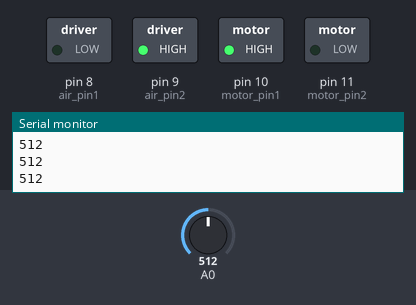
Simulated run of this sketch. Board: Arduino Uno, built with avr-gcc and run on an emulated ATmega328P. Shown: switched loads named in the sketch (green lamp = pin HIGH), the last lines printed to the serial monitor. The inputs (shaded band) are chosen by the test bench; at power-on: A0 = 512.

Above: at 2.0 s.
2.1 s: A0 set to 109
3.6 s: A0 set to 91
At 4.8 s:
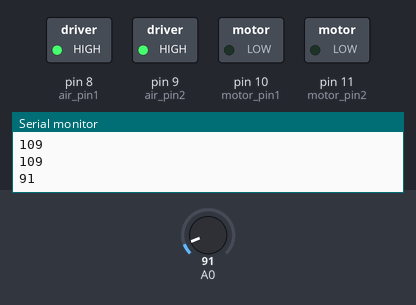
5.1 s: A0 set to 591
8.1 s: A0 set to 611
At 9.3 s:
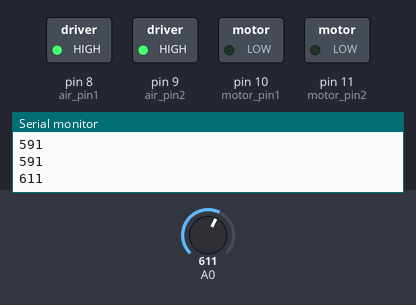
9.6 s: A0 set to 90
At 16.35 s:
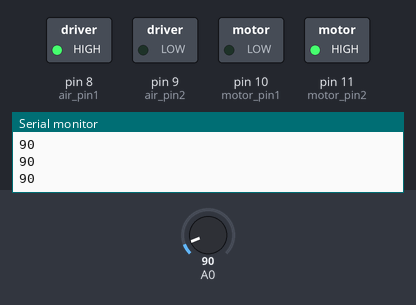
Timing chart, 0 to 16.6 s (numbered marks = the images above; inputs shaded):
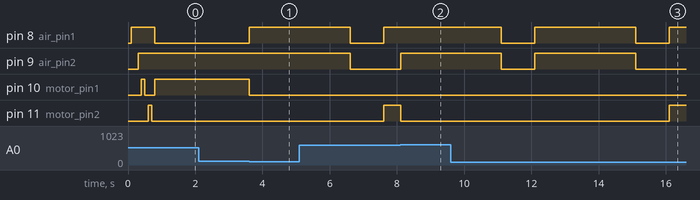

The sketch:

test_Zl.ino
```cpp
#define air_pin1 8
#define air_pin2 9
#define motor_pin1 10
#define motor_pin2 11
// the setup function runs once when you press reset or power the board
int AIR = 0;
void setup() {
  // initialize digital pin 13 as an output.
  pinMode(air_pin1, OUTPUT);
  pinMode(air_pin2, OUTPUT);
  pinMode(motor_pin1, OUTPUT);
  pinMode(motor_pin2, OUTPUT);
  Serial.begin(9600);
  digitalWrite(air_pin1, LOW);
  delay(100);
  digitalWrite(air_pin1, HIGH);
  delay(100);
  digitalWrite(air_pin2, LOW);
  delay(100);
  digitalWrite(air_pin2, HIGH);
  delay(100);
  digitalWrite(motor_pin1, HIGH);
  delay(100);
  digitalWrite(motor_pin1, LOW);
  delay(100);
  digitalWrite(motor_pin2, HIGH);
  delay(100);
  digitalWrite(motor_pin2, LOW);
  delay(100);
  AIR = analogRead(A0);
  Serial.println(AIR);
  AIR = analogRead(A0);
  Serial.println(AIR);
  AIR = analogRead(A0);
  Serial.println(AIR);
}

// the loop function runs over and over again forever
void loop() {
  digitalWrite(motor_pin1, HIGH);
  digitalWrite(air_pin1, LOW);
  digitalWrite(air_pin2, HIGH);
  AIR = analogRead(A0);

  while (AIR > 100) {//負壓50
    AIR = analogRead(A0);
    Serial.println(AIR);
  }

  //delay(5000);
  digitalWrite(motor_pin1, LOW);
  digitalWrite(air_pin1, HIGH);
  digitalWrite(air_pin2, HIGH);
  delay(3000);
  digitalWrite(air_pin1, LOW);
  digitalWrite(air_pin2, LOW);
  delay(1000);
  digitalWrite(motor_pin2, HIGH);
  digitalWrite(air_pin2, LOW);
  digitalWrite(air_pin1, HIGH);
  AIR = analogRead(A0);
  while (AIR < 600) {//正壓600
    AIR = analogRead(A0);
    Serial.println(AIR);
  }
  digitalWrite(motor_pin2, LOW);
  digitalWrite(air_pin1, HIGH);
  digitalWrite(air_pin2, HIGH);
  delay(3000);
  digitalWrite(air_pin1, LOW);
  digitalWrite(air_pin2, LOW);
  delay(1000);
}


void Read_A0() {
  Serial.print("sensor = " );
  Serial.println(analogRead(A0));

}
```

Measured:
- the behaviour switches between 101 and 100 on A0 (found by bisection; images 0 and 1)
- after the input at 3.6 s, pin 8 (air_pin1): LOW → HIGH at once; pin 10 (motor_pin1): HIGH → LOW at once
- after the input at 8.1 s, pin 9 (air_pin2): LOW → HIGH at once; pin 11 (motor_pin2): HIGH → LOW at once
- after the input at 9.6 s, pin 10 (motor_pin1): stays LOW (without the input it goes to HIGH after 2.5 s); pin 11 (motor_pin2): LOW → HIGH after 6.5 s
